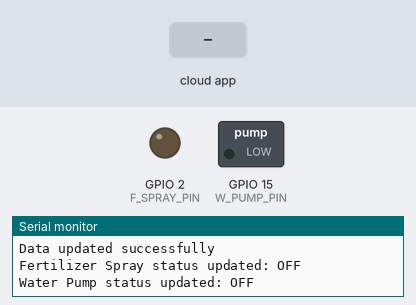
A sketch run on a simulated ESP32. Parts: switched loads named in the sketch (green lamp = pin HIGH), output pins drawn as LEDs (lit = HIGH), the last lines printed to the serial monitor. Inputs (shaded band) come from the test bench. WiFi joins after 1.5 s; servers stay silent unless stated; random numbers use the default seed unless the sketch sets one; the Firebase database answers and starts empty.

Above: at 4.2 s.
4.3 s: the phone or cloud app sets fertilizerSpray to 1
9.9 s: the phone or cloud app sets waterPump to 1
At 11.0 s:
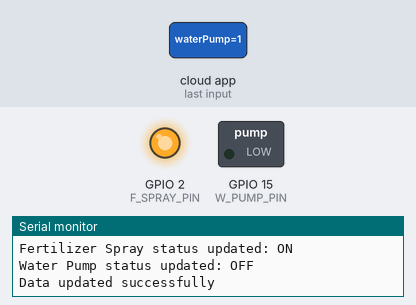
15.5 s: the phone or cloud app sets fertilizerSpray to 0
At 16.4 s:
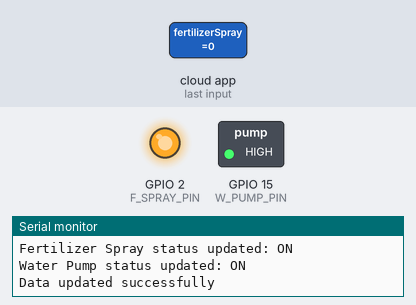
21.1 s: the phone or cloud app sets waterPump to 0
At 27.3 s:
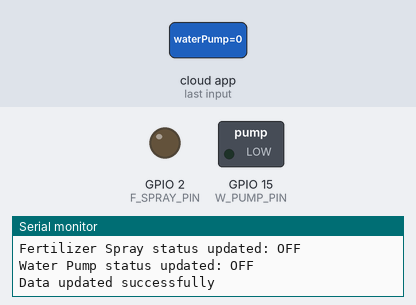
Timing chart, 0 to 27.7 s (numbered marks = the images above; inputs shaded):
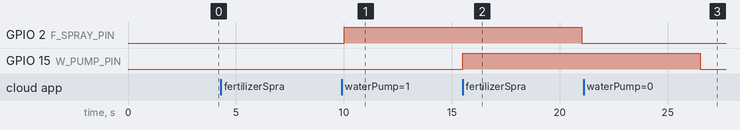

Measured:
- after the input at 15.5 s, GPIO 2 (F_SPRAY_PIN): HIGH → LOW after 5.5 s
- after the input at 21.1 s, GPIO 15 (W_PUMP_PIN): HIGH → LOW after 5.4 s

The sketch:

esp32-code.ino
```cpp
#include <WiFi.h>
#include <Firebase_ESP_Client.h>
#include "addons/TokenHelper.h"  // Provide the token generation process info.
#include "addons/RTDBHelper.h"   // Provide the RTDB payload printing info.

// Replace these with your network credentials
#define WIFI_SSID "Ashan-Iphone"
#define WIFI_PASSWORD "123@ashan"

// Firebase project API Key Firebase RTDB URL
// #define API_KEY "AIzaSyAPLzgkh7VfRS_0QHa_MtYW9vktPderDMA"
// #define DATABASE_URL "https://aswanu-app-default-rtdb.asia-southeast1.firebasedatabase.app/"
#define API_KEY "AIzaSyAGPPRZ4VorXEJBinSI6UUp3WE6yUE-tQQ"
#define DATABASE_URL "https://aswanu-db-default-rtdb.asia-southeast1.firebasedatabase.app/"

// Location
#define LOCATION "Malabe"

// Pin definitions
#define W_PUMP_PIN 15
#define F_SPRAY_PIN 2

// Firebase ESP32 client object
FirebaseData fbdo;
FirebaseAuth auth;
FirebaseConfig config;

// Firebase variables
unsigned long sendDataPrevMillis = 0;
bool signupOK = false;

// Replace this with the correct path in your Firebase using the LOCATION variable
String databasePath = "/Sensors/" + String(LOCATION) + "/";
String devicePathAddOn = "Devices/";

// Define sensor variables
int humidity = 0;
int ldr = 0;
int ph = 0;
int rain = 0;
int soilMoisture = 0;
int temp = 0;
int tank = 0;
bool security = true;
bool fertilizerSpray = false;
bool waterPump = false;

// Function to connect to WiFi
void connectWiFi() {
  WiFi.begin(WIFI_SSID, WIFI_PASSWORD);
  Serial.print("Connecting to Wi-Fi");
  while (WiFi.status() != WL_CONNECTED) {
    Serial.print(".");
    delay(500);
  }
  Serial.println();
  Serial.println("Connected to Wi-Fi");
}

// Function to update sensor values to Firebase
void updateFirebase() {

  // Firebase is ready and connected.
  // The user has successfully signed up (or authenticated).
  // Check if 5 seconds have passed since the last data transmission,
  // or if it's the first time sending data (when sendDataPrevMillis is 0)
  if (Firebase.ready()) {

    Firebase.RTDB.setInt(&fbdo, databasePath + "humidity", humidity);
    Firebase.RTDB.setInt(&fbdo, databasePath + "ldr", ldr);
    Firebase.RTDB.setInt(&fbdo, databasePath + "ph", ph);
    Firebase.RTDB.setInt(&fbdo, databasePath + "rain", rain);
    Firebase.RTDB.setInt(&fbdo, databasePath + "soilMoisture", soilMoisture);
    Firebase.RTDB.setInt(&fbdo, databasePath + "temp", temp);
    Firebase.RTDB.setInt(&fbdo, databasePath + "tankWaterLevel", tank);
    Firebase.RTDB.setBool(&fbdo, databasePath + "security", security);

    // Firebase.RTDB.setBool(&fbdo, databasePath + devicePathAddOn + "fertilizerSpray", fertilizerSpray);
    // Firebase.RTDB.setBool(&fbdo, databasePath + devicePathAddOn + "waterPump", waterPump);

    Serial.println("Data updated successfully");
  } else {
    Serial.println("Firebase connection failed");
  }
}

// Function to get the fertilizer spray status from Firebase and update the variable
void updateFertilizerSprayStatus() {
  if (Firebase.ready()) {
    if (Firebase.RTDB.getBool(&fbdo, databasePath + devicePathAddOn + "fertilizerSpray")) {
      fertilizerSpray = fbdo.boolData();
      Serial.print("Fertilizer Spray status updated: ");
      Serial.println(fertilizerSpray ? "ON" : "OFF");
    } else {
      Serial.println("Failed to get Fertilizer Spray status");
    }
  }
}

// Function to get the water pump status from Firebase and update the variable
void updateWaterPumpStatus() {
  if (Firebase.ready()) {
    if (Firebase.RTDB.getBool(&fbdo, databasePath + devicePathAddOn + "waterPump")) {
      waterPump = fbdo.boolData();
      Serial.print("Water Pump status updated: ");
      Serial.println(waterPump ? "ON" : "OFF");
    } else {
      Serial.println("Failed to get Water Pump status");
    }
  }
}

void setup() {

  // Initialize pins
  pinMode(W_PUMP_PIN, OUTPUT);
  pinMode(F_SPRAY_PIN, OUTPUT);

  // Start serial communication
  Serial.begin(115200);

  // Connect to Wi-Fi
  connectWiFi();

  // Firebase connection
  config.api_key = API_KEY;
  config.database_url = DATABASE_URL;

  // Firebase SignUp method
  if (Firebase.signUp(&config, &auth, "", "")) {
    Serial.println("Database Sign Up Successful.");
    signupOK = true;
  } else {
    Serial.printf("%s \n", config.signer.signupError.message.c_str());
  }

  // Create call back token, Firebase start, Turn on wifi reconnecting
  config.token_status_callback = tokenStatusCallback;
  Firebase.begin(&config, &auth);
  Firebase.reconnectWiFi(true);

  // Update Firebase database initially
  updateFertilizerSprayStatus();
  updateWaterPumpStatus();
  updateFirebase();

}

void loop() {

  int randomNumber = random(5, 10);

  humidity = humidity + randomNumber * 4;
  ldr = ldr+ randomNumber * 10;
  ph = ph+ randomNumber * 2;
  rain = rain+ randomNumber * 5;
  soilMoisture = soilMoisture+ randomNumber * 3;
  temp = temp+ randomNumber *2.5;
  tank = tank+ randomNumber * 30;

  // Firebase is ready and connected.
  // The user has successfully signed up (or authenticated).
  // Check if 5 seconds have passed since the last data transmission,
  // or if it's the first time sending data (when sendDataPrevMillis is 0)
  if (Firebase.ready() && signupOK && (millis() - sendDataPrevMillis > 5000 || sendDataPrevMillis == 0)) {

    sendDataPrevMillis = millis();

    // Get devices status
    updateFertilizerSprayStatus();
    updateWaterPumpStatus();

    // Update Firebase
    updateFirebase();

    // Turn On/Off Devices
    digitalWrite(W_PUMP_PIN, waterPump ? HIGH : LOW);
    digitalWrite(F_SPRAY_PIN, fertilizerSpray ? HIGH : LOW);

    // Define sensor variables
    int humidity = 0;
    int ldr = 0;
    int ph = 0;
    int rain = 0;
    int soilMoisture = 0;
    int temp = 0;
    int tank = 0;


  }

  delay(1000);

  // Define sensor variables
  int humidity = 0;
  int ldr = 0;
  int ph = 0;
  int rain = 0;
  int soilMoisture = 0;
  int temp = 0;
  int tank = 0;

}
```
